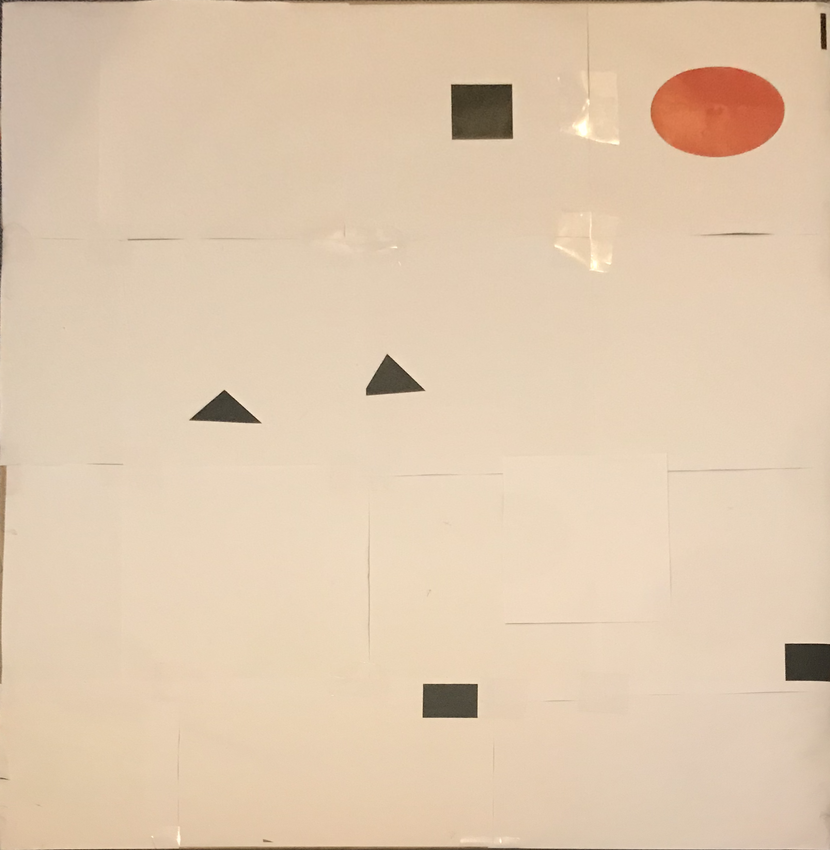
#> input picture Project/Ben/thymio_warped.png, 830 x 850 px, shrunk from 2437 x 2495 before the run, found by its file name
$ python map_creation.py
#> lines starting #> are read from the running program, lines starting #| are printed output that depends on the picture; after the words box and inside, x2 and y2 are one past the last pixel; in counts of white or black regions, pixels touching at a corner belong together
import cv2
import matplotlib.pyplot as plt
from skimage.filters import threshold_local
import numpy as np

scaling = 100 #px/cm


warped = cv2.imread('thymio_warped.png')
#> warped is the input picture: shape (850, 830, 3); mean B, G, R 175.5, 201.4, 224.3

ruru = warped.copy()
ruru = cv2.cvtColor(ruru, cv2.COLOR_BGR2GRAY)
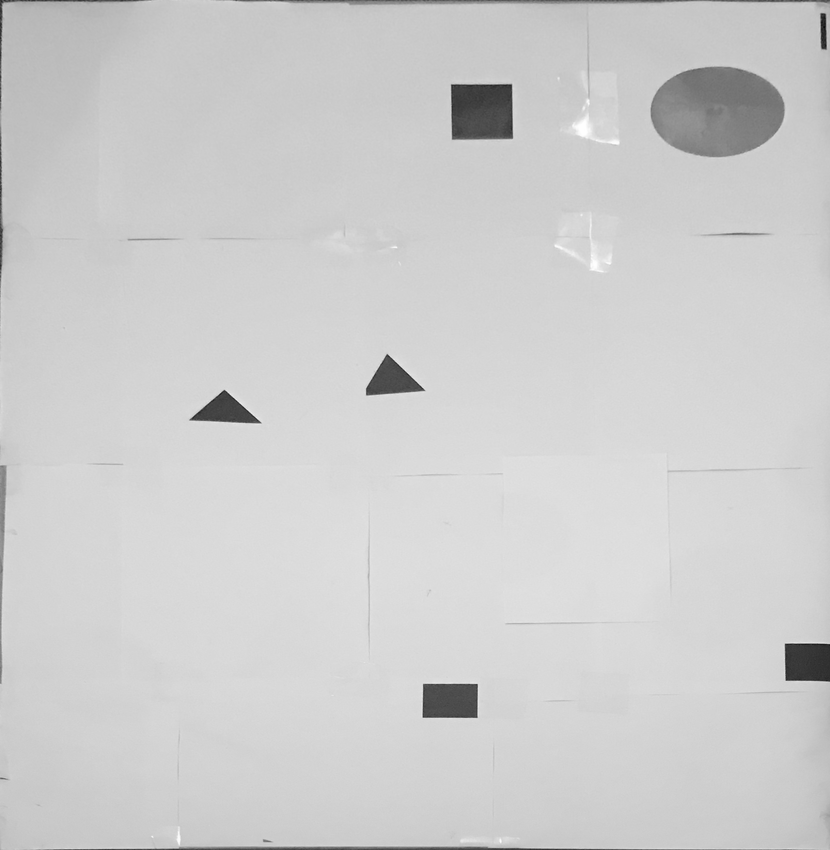
#> ruru: shape (850, 830); min 9, max 254, mean 205.3


blurred = cv2.GaussianBlur(ruru, (5,5), 0)
#blurred = cv2.medianBlur(ruru,91)
edged = cv2.Canny(ruru, 195, 200)
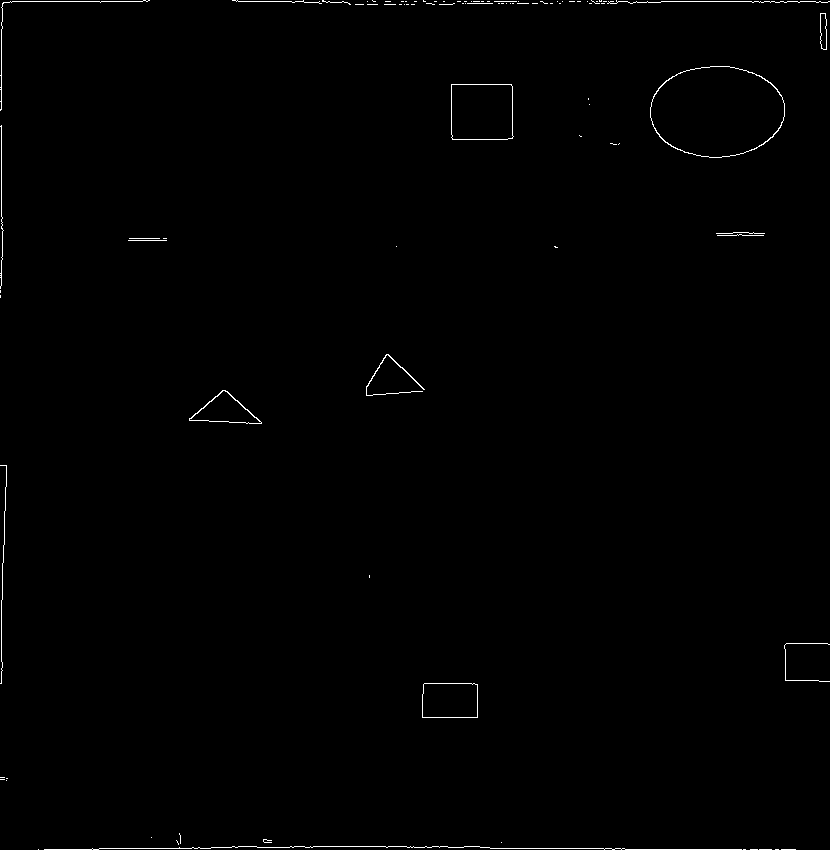
#> edged: shape (850, 830); 0.52% white in thin lines or dots

plt.imshow(edged, cmap = 'gray')
T = threshold_local(edged, 7, offset = 10, method = "gaussian")
edged = 255 - (edged > T).astype("uint8") * 255
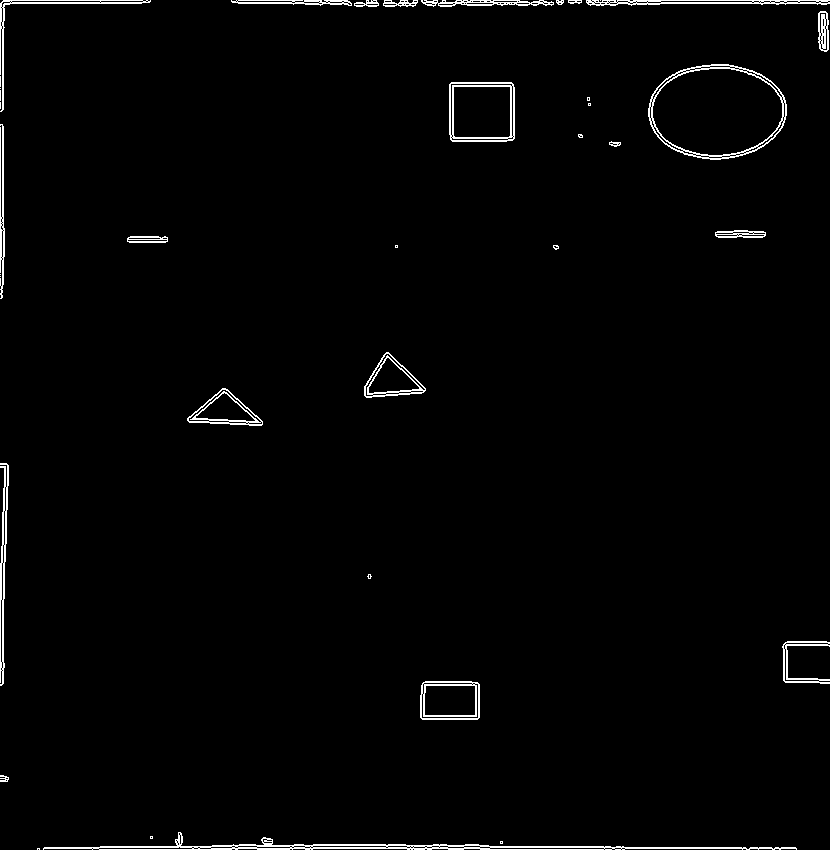
#> edged: shape (850, 830); 1.7% white in thin lines or dots
plt.figure()
plt.imshow(edged, cmap='gray')

contours = cv2.findContours(edged.astype(np.uint8), cv2.RETR_EXTERNAL, cv2.CHAIN_APPROX_NONE)
#> contours = 38 contours, 16 with area under 20; largest, box (x1, y1, x2, y2) and area: (648, 64, 787, 160) 10282, (449, 82, 515, 142) 3808, (420, 681, 480, 720) 2208, (43, 832, 797, 850) 2178, (364, 352, 426, 398) 1574


empty = np.zeros(edged.shape)
#cv2.drawContours(empty, contours[0], contourIdx=-1, color=(255,255,255),thickness=-1)
cv2.fillPoly(empty,pts=contours[0],color=(255,255,255))
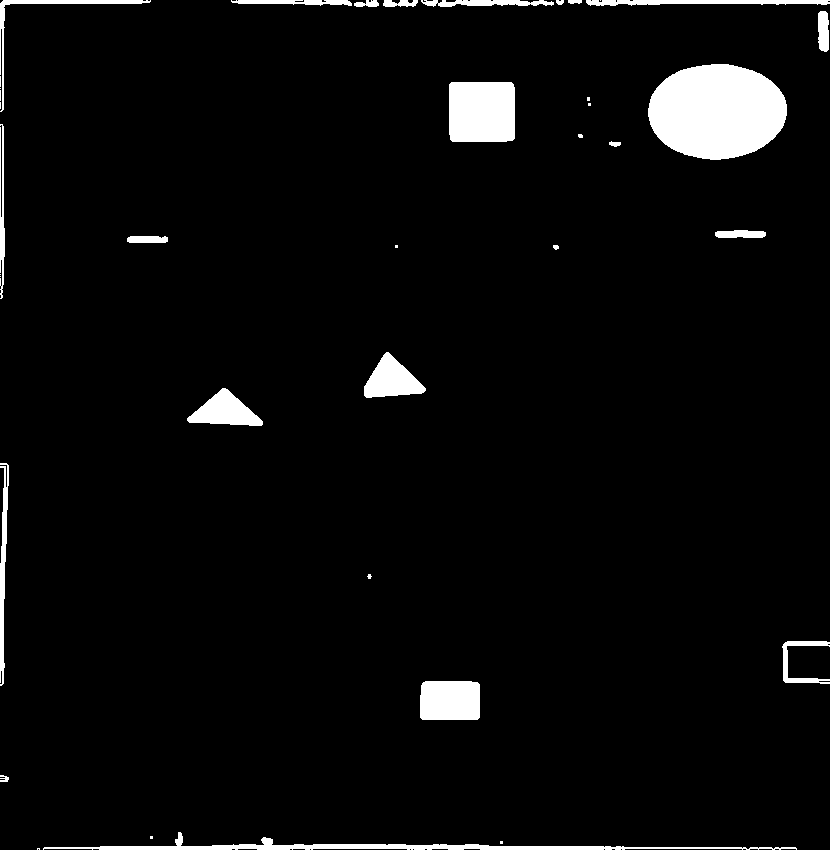
#> empty: shape (850, 830) float64; 4.2% white; 38 white regions (15 under 20 px), largest, box (x1, y1, x2, y2) and area: (648, 64, 787, 160) 10451, (449, 82, 515, 142) 3928, (43, 832, 797, 850) 2954
#empty = cv2.medianBlur(empty,5)

plt.figure()
plt.imshow(empty, cmap='gray')


t_r = 25  # tolerance

red_thresh = cv2.inRange(warped, np.array([0x6F-t_r, 0x2E -t_r, 0x27-t_r]), np.array([0x6F+t_r, 0x2E +t_r, 0x27+t_r]))
#> red_thresh: shape (850, 830); every value is 0
red_mask = 255 - red_thresh
#> red_mask: shape (850, 830); every value is 255

red_mask_rgb = cv2.cvtColor(red_mask, cv2.COLOR_GRAY2RGB)
#> red_mask_rgb: shape (850, 830, 3); every value is 255
final_r = 255 - cv2.max(warped, red_mask_rgb)
#> final_r: shape (850, 830, 3); every value is 0

plt.figure()
plt.imshow(final_r)


t_k = 50
black_thresh = cv2.inRange(warped, np.array([-t_k, -t_k, -t_k]), np.array([t_k, t_k, t_k]))
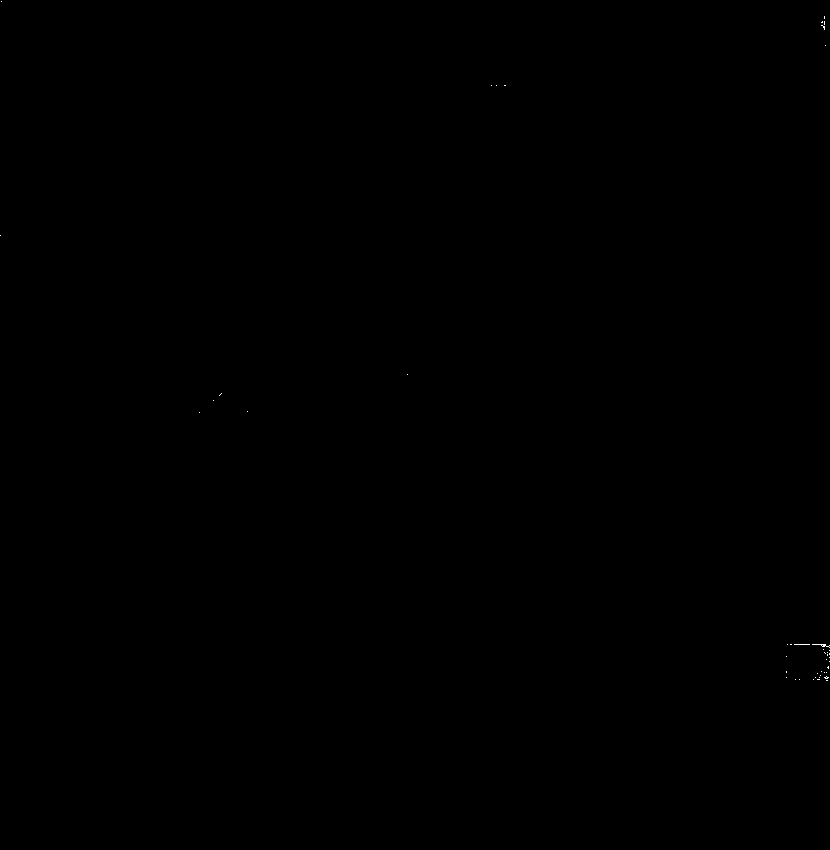
#> black_thresh: shape (850, 830); 0.02% white in thin lines or dots, all inside (x1, y1, x2, y2) = (0, 1, 830, 681)
black_mask = 255 -black_thresh
black_mask_rgb = cv2.cvtColor(black_mask, cv2.COLOR_GRAY2RGB)
final_k = 255 - cv2.max(warped, black_mask_rgb)

plt.figure()
plt.imshow(final_k)

## extend forms
size_kernel = 50 #Tune obstacle size changing
kernel = np.ones((size_kernel,size_kernel),np.uint8)
erosion = cv2.erode(final_k,kernel,iterations = 2)
dilation = cv2.dilate(erosion,kernel,iterations = 4)
plt.figure()
plt.imshow(dilation)

# remove noise
final_k_bw = cv2.cvtColor(final_k, cv2.COLOR_RGB2GRAY)
se1 = cv2.getStructuringElement(cv2.MORPH_RECT, (5,5))
se2 = cv2.getStructuringElement(cv2.MORPH_RECT, (15,15))
mask = cv2.morphologyEx(final_k_bw, cv2.MORPH_CLOSE, se1)
mask = cv2.morphologyEx(mask, cv2.MORPH_OPEN, se2)

mask = np.dstack([mask, mask, mask]) / 255
#> mask: shape (850, 830, 3) float64; every value is 0
out = final_k * mask

plt.figure()
plt.imshow(out)

# dilate
size_kernel = 4*scaling #Tune obstacle size changing
kernel = np.ones((size_kernel,size_kernel),np.uint8)
dilation = cv2.dilate(out,kernel,iterations = 1)
plt.figure()
plt.imshow(dilation)
